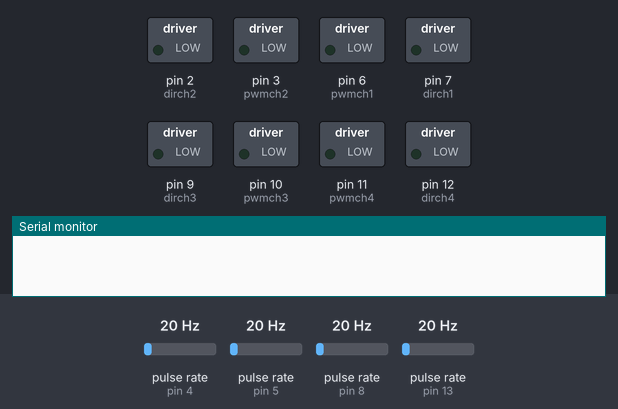
Bench run of a sketch on a simulated Arduino Uno, built with avr-gcc and run on an emulated ATmega328P. Parts: switched loads named in the sketch (green lamp = pin HIGH), the last lines printed to the serial monitor. Wiring (inferred from the names in the program): 4 × pulse sensor: data pin 4 / data pin 5 / data pin 8 / data pin 13. Inputs (shaded band) come from the test bench; at power-on: pulse rate (sensors on pin 4, pin 5, pin 8, pin 13) 20 Hz.

Above: at 0.1 s.
At 2.1 s:
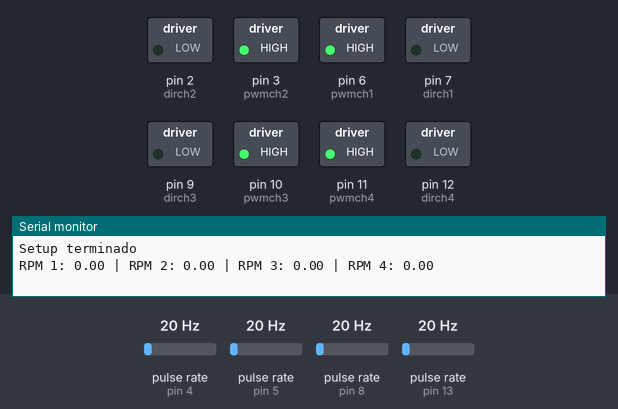
Timing chart, 0 to 3.6 s (numbered marks = the images above):
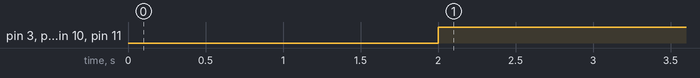

The sketch:

PruebaZeggerNichols.ino
```cpp
#include "PinChangeInterrupt.h"

// Definición de pines para los encoders
const int ench1 = 5;  // Encoder motor 1
const int ench2 = 4;  // Encoder motor 2
const int ench3 = 8;  // Encoder motor 3
const int ench4 = 13; // Encoder motor 4

// Definición de pines para la dirección de motores
const int dirch1 = 7;
const int dirch2 = 2;
const int dirch3 = 9;
const int dirch4 = 12;

// Definición de pines para PWM
const int pwmch1 = 6;
const int pwmch2 = 3;
const int pwmch3 = 10;
const int pwmch4 = 11;

// Variables de conteo de encoders
volatile long encoder1Count = 0;
volatile long encoder2Count = 0;
volatile long encoder3Count = 0;
volatile long encoder4Count = 0;

// Variables de tiempo
volatile unsigned long muestreoAnterior = 0;
unsigned long muestreoActual = 0;
volatile double deltaMuestreo = 0;

// Variables de RPM
volatile float rpm1 = 0, rpm2 = 0, rpm3 = 0, rpm4 = 0;
const float pulsos_por_revolucion = 1390.0;  // Ajusta este valor según el encoder

void setup() {
    Serial.begin(115200);

    // Configurar pines de dirección y PWM como salida
    pinMode(dirch1, OUTPUT);
    pinMode(dirch2, OUTPUT);
    pinMode(dirch3, OUTPUT);
    pinMode(dirch4, OUTPUT);

    // Configurar pines de los encoders como entrada
    pinMode(ench1, INPUT);
    pinMode(ench2, INPUT);
    pinMode(ench3, INPUT);
    pinMode(ench4, INPUT);

    // Configurar interrupciones para cada encoder
    attachPinChangeInterrupt(digitalPinToPinChangeInterrupt(ench1), handleEncoder1, FALLING);
    attachPinChangeInterrupt(digitalPinToPinChangeInterrupt(ench2), handleEncoder2, FALLING);
    attachPinChangeInterrupt(digitalPinToPinChangeInterrupt(ench3), handleEncoder3, FALLING);
    attachPinChangeInterrupt(digitalPinToPinChangeInterrupt(ench4), handleEncoder4, FALLING);

    // Iniciar motores apagados
    analogWrite(pwmch1, 0);
    analogWrite(pwmch2, 0);
    analogWrite(pwmch3, 0);
    analogWrite(pwmch4, 0);

    delay(2000);
    Serial.println("Setup terminado");
    muestreoAnterior = millis();
}

void loop() {
    // Configurar dirección de motores (puedes cambiar LOW/HIGH según la dirección deseada)
    digitalWrite(dirch1, LOW);
    digitalWrite(dirch2, LOW);
    digitalWrite(dirch3, LOW);
    digitalWrite(dirch4, LOW);

    // Ajustar velocidad de los motores (de 0 a 255)
    analogWrite(pwmch1, 255);
    analogWrite(pwmch2, 255);
    analogWrite(pwmch3, 255);
    analogWrite(pwmch4, 255);

    muestreoActual = millis();
    deltaMuestreo = (double)(muestreoActual - muestreoAnterior);

    // Cada 100 ms, calcular RPM
    if (deltaMuestreo >= 100) {
        muestreoAnterior = muestreoActual;

        rpm1 = 10 * encoder1Count * (60.0 / pulsos_por_revolucion);
        rpm2 = 10 * encoder2Count * (60.0 / pulsos_por_revolucion);
        rpm3 = 10 * encoder3Count * (60.0 / pulsos_por_revolucion);
        rpm4 = 10 * encoder4Count * (60.0 / pulsos_por_revolucion);

        // Reset del contador
        encoder1Count = 0;
        encoder2Count = 0;
        encoder3Count = 0;
        encoder4Count = 0;
    }

    // Mostrar valores cada 100 ms
    if (millis() % 100 == 0) {
        Serial.print("RPM 1: "); Serial.print(rpm1);
        Serial.print(" | RPM 2: "); Serial.print(rpm2);
        Serial.print(" | RPM 3: "); Serial.print(rpm3);
        Serial.print(" | RPM 4: "); Serial.println(rpm4);
    }
}

// Funciones de interrupción para los encoders
void handleEncoder1() { encoder1Count++; }
void handleEncoder2() { encoder2Count++; }
void handleEncoder3() { encoder3Count++; }
void handleEncoder4() { encoder4Count++; }
```

Measured:
- by itself, pin 3 (pwmch2), pin 6 (pwmch1), pin 10 (pwmch3), pin 11 (pwmch4): LOW → HIGH at 2.0 s
